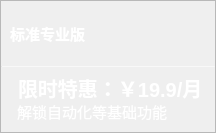
                      <widget class="QFrame" name="frame_top2">
                       <property name="minimumSize">
                        <size>
                         <width>216</width>
                         <height>133</height>
                        </size>
                       </property>
                       <property name="maximumSize">
                        <size>
                         <width>16777215</width>
                         <height>150</height>
                        </size>
                       </property>
                       <property name="styleSheet">
                        <string notr="true">
QFrame#frame_top2{
color: rgb(255, 255, 255);
border-radius: 10px;
background-color: qradialgradient(cx:0, cy:0, radius:1, fx:0.1, fy:0.1, stop:0 rgb(253, 139, 133),  stop:1 rgb(248, 194, 152));
border: 1px outset rgb(252, 194, 149)
}
</string>
                       </property>
                       <property name="frameShape">
                        <enum>QFrame::StyledPanel</enum>
                       </property>
                       <property name="frameShadow">
                        <enum>QFrame::Raised</enum>
                       </property>
                       <layout class="QVBoxLayout" name="verticalLayout_7" stretch="1,4,1">
                        <property name="spacing">
                         <number>0</number>
                        </property>
                        <property name="leftMargin">
                         <number>0</number>
                        </property>
                        <property name="topMargin">
                         <number>0</number>
                        </property>
                        <property name="rightMargin">
                         <number>0</number>
                        </property>
                        <property name="bottomMargin">
                         <number>0</number>
                        </property>
                        <item>
                         <widget class="QFrame" name="frame_116">
                          <property name="styleSheet">
                           <string notr="true">background-color: transparent;
border:none</string>
                          </property>
                          <property name="frameShape">
                           <enum>QFrame::StyledPanel</enum>
                          </property>
                          <property name="frameShadow">
                           <enum>QFrame::Raised</enum>
                          </property>
                          <layout class="QHBoxLayout" name="horizontalLayout_9">
                           <item>
                            <widget class="QPushButton" name="base_pushButton">
                             <property name="minimumSize">
                              <size>
                               <width>0</width>
                               <height>24</height>
                              </size>
                             </property>
                             <property name="maximumSize">
                              <size>
                               <width>41677</width>
                               <height>48</height>
                              </size>
                             </property>
                             <property name="font">
                              <font>
                               <family>微软雅黑 Light</family>
                               <pointsize>11</pointsize>
                               <bold>true</bold>
                              </font>
                             </property>
                             <property name="cursor">
                              <cursorShape>PointingHandCursor</cursorShape>
                             </property>
                             <property name="focusPolicy">
                              <enum>Qt::NoFocus</enum>
                             </property>
                             <property name="styleSheet">
                              <string notr="true">QPushButton{
	color: rgb(255, 255, 255);
text-align:left;

	border:0px outset rgb(255, 255, 255);
	border-radius:8px;
}
QPushButton:hover {

border:2px outset rgba(36, 36, 36,0);
}
QPushButton:pressed {

border:4px outset rgba(36, 36, 36,0);
}
</string>
                             </property>
                             <property name="text">
                              <string>标准专业版</string>
                             </property>
                             <property name="icon">
                              <iconset>
                               <normaloff>resources/img/小标/小标-标准会员版本.svg</normaloff>resources/img/小标/小标-标准会员版本.svg</iconset>
                             </property>
                            </widget>
                           </item>
                          </layout>
                         </widget>
                        </item>
                        <item>
                         <widget class="Line" name="line_7">
                          <property name="maximumSize">
                           <size>
                            <width>16777215</width>
                            <height>1</height>
                           </size>
                          </property>
                          <property name="styleSheet">
                           <string notr="true">background-color: rgba(255, 255, 255, 89);</string>
                          </property>
                          <property name="orientation">
                           <enum>Qt::Horizontal</enum>
                          </property>
                         </widget>
                        </item>
                        <item>
                         <widget class="QFrame" name="frame_117">
                          <property name="styleSheet">
                           <string notr="true">background-color: transparent;
border:none</string>
                          </property>
                          <property name="frameShape">
                           <enum>QFrame::StyledPanel</enum>
                          </property>
                          <property name="frameShadow">
                           <enum>QFrame::Raised</enum>
                          </property>
                          <layout class="QVBoxLayout" name="verticalLayout_43">
                           <property name="spacing">
                            <number>0</number>
                           </property>
                           <property name="leftMargin">
                            <number>0</number>
                           </property>
                           <property name="topMargin">
                            <number>0</number>
                           </property>
                           <property name="rightMargin">
                            <number>0</number>
                           </property>
                           <property name="bottomMargin">
                            <number>0</number>
                           </property>
                           <item alignment="Qt::AlignBottom">
                            <widget class="QLabel" name="label_8">
                             <property name="maximumSize">
                              <size>
                               <width>16777215</width>
                               <height>24</height>
                              </size>
                             </property>
                             <property name="font">
                              <font>
                               <pointsize>15</pointsize>
                               <bold>true</bold>
                              </font>
                             </property>
                             <property name="styleSheet">
                              <string notr="true">color: rgb(255, 255, 255);
padding-left:12px;</string>
                             </property>
                             <property name="text">
                              <string>限时特惠：￥19.9/月</string>
                             </property>
                             <property name="alignment">
                              <set>Qt::AlignLeading|Qt::AlignLeft|Qt::AlignVCenter</set>
                             </property>
                            </widget>
                           </item>
                           <item alignment="Qt::AlignTop">
                            <widget class="QLabel" name="label_84">
                             <property name="maximumSize">
                              <size>
                               <width>16777215</width>
                               <height>24</height>
                              </size>
                             </property>
                             <property name="font">
                              <font>
                               <family>微软雅黑 Light</family>
                               <pointsize>11</pointsize>
                               <underline>false</underline>
                              </font>
                             </property>
                             <property name="styleSheet">
                              <string notr="true">color: rgb(255, 255, 255);
padding-left:12px;</string>
                             </property>
                             <property name="text">
                              <string>解锁自动化等基础功能</string>
                             </property>
                             <property name="alignment">
                              <set>Qt::AlignLeading|Qt::AlignLeft|Qt::AlignVCenter</set>
                             </property>
                            </widget>
                           </item>
                          </layout>
                         </widget>
                        </item>
                       </layout>
                      </widget>
